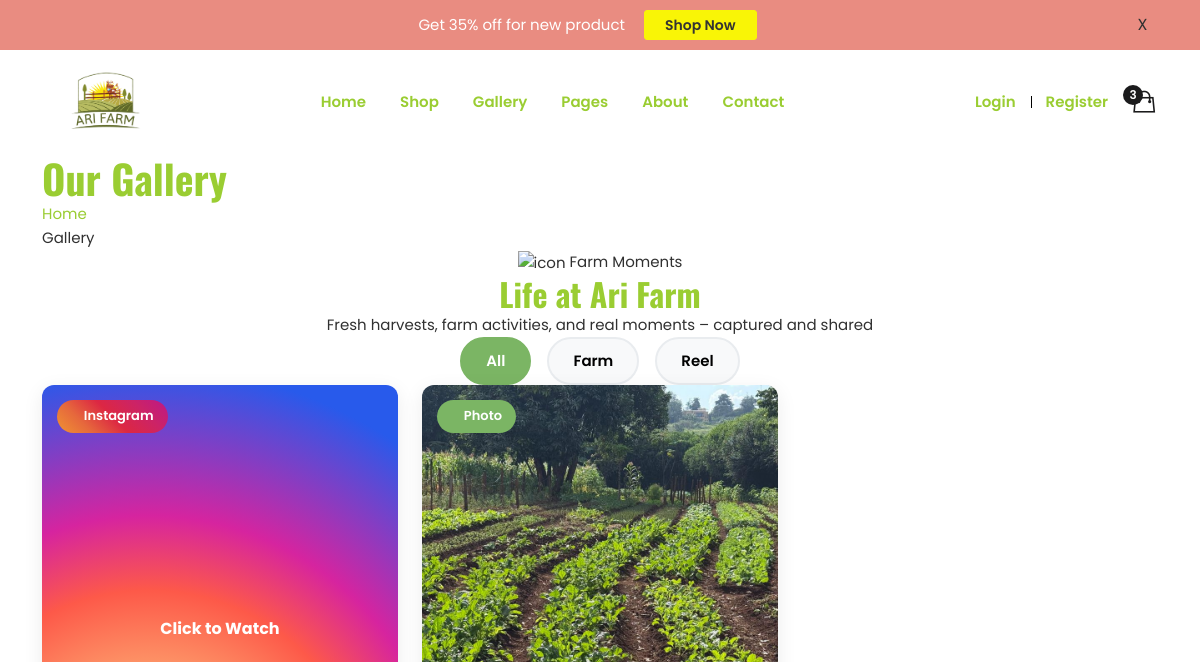
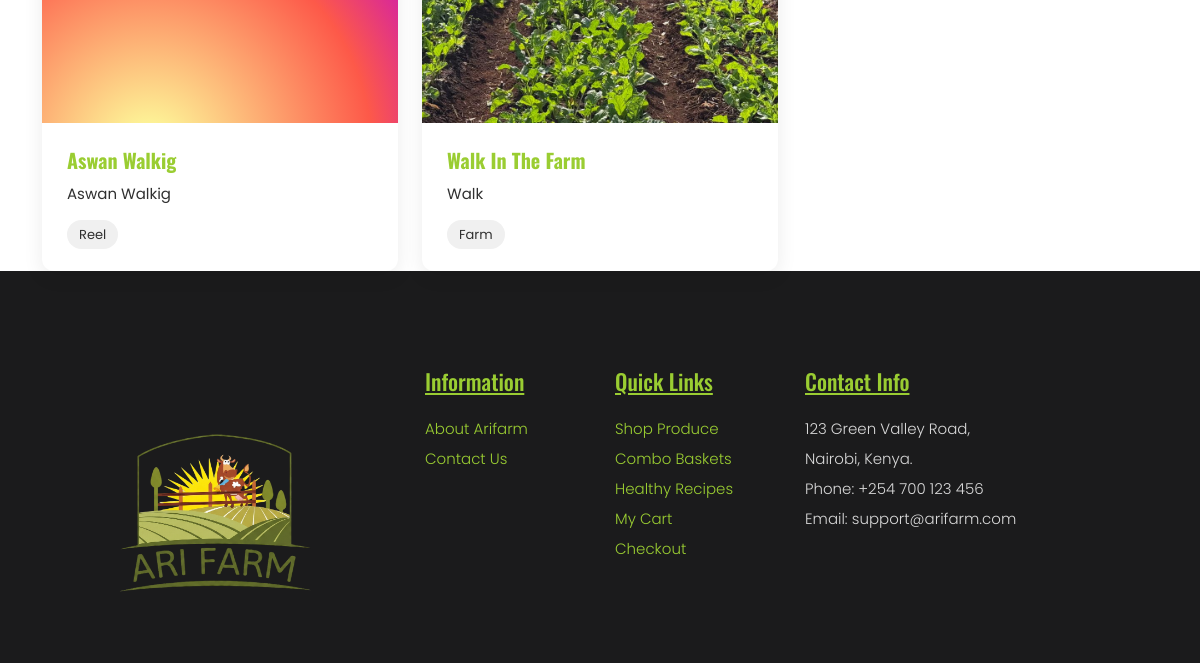
The page /gallery/ (upper part) on the database as committed earlier (2 pictures, top to bottom).
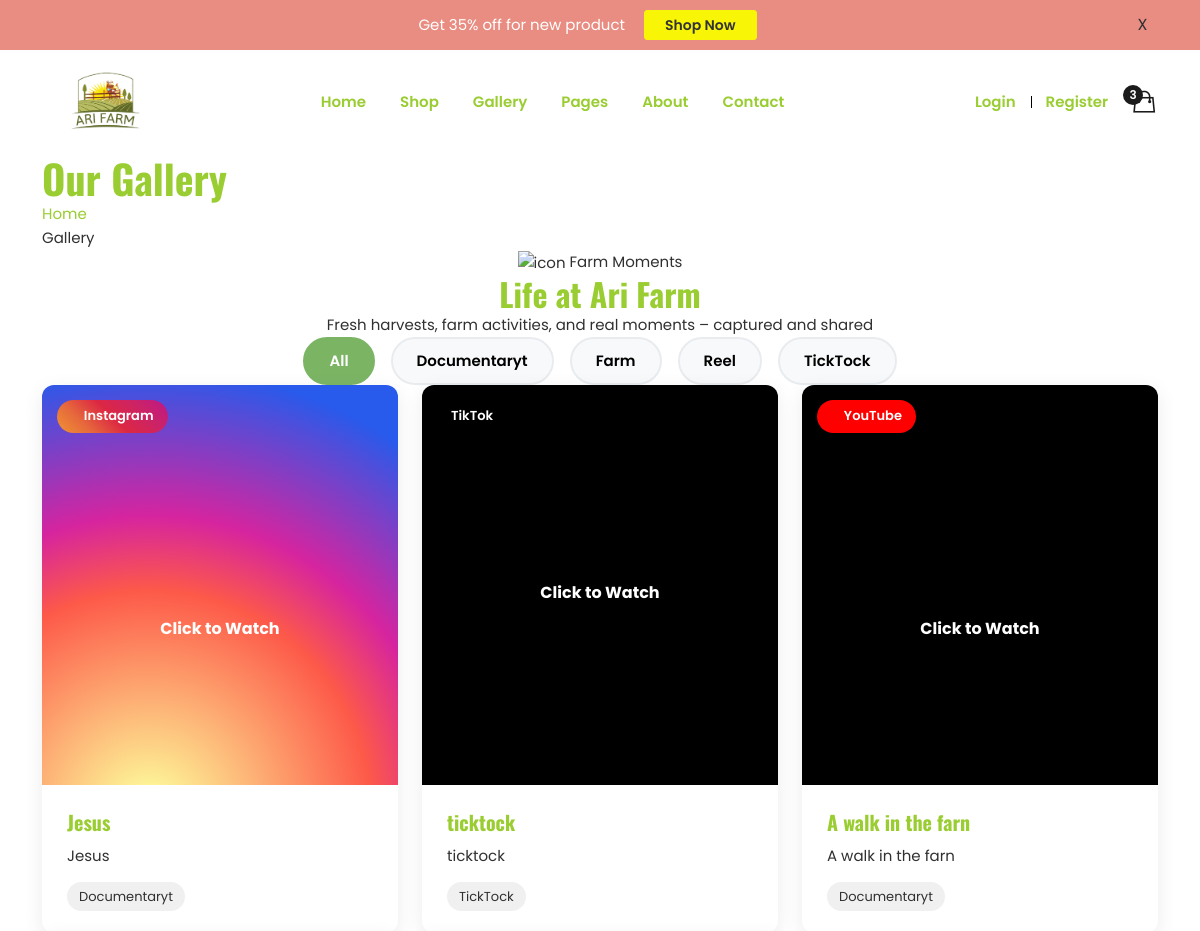
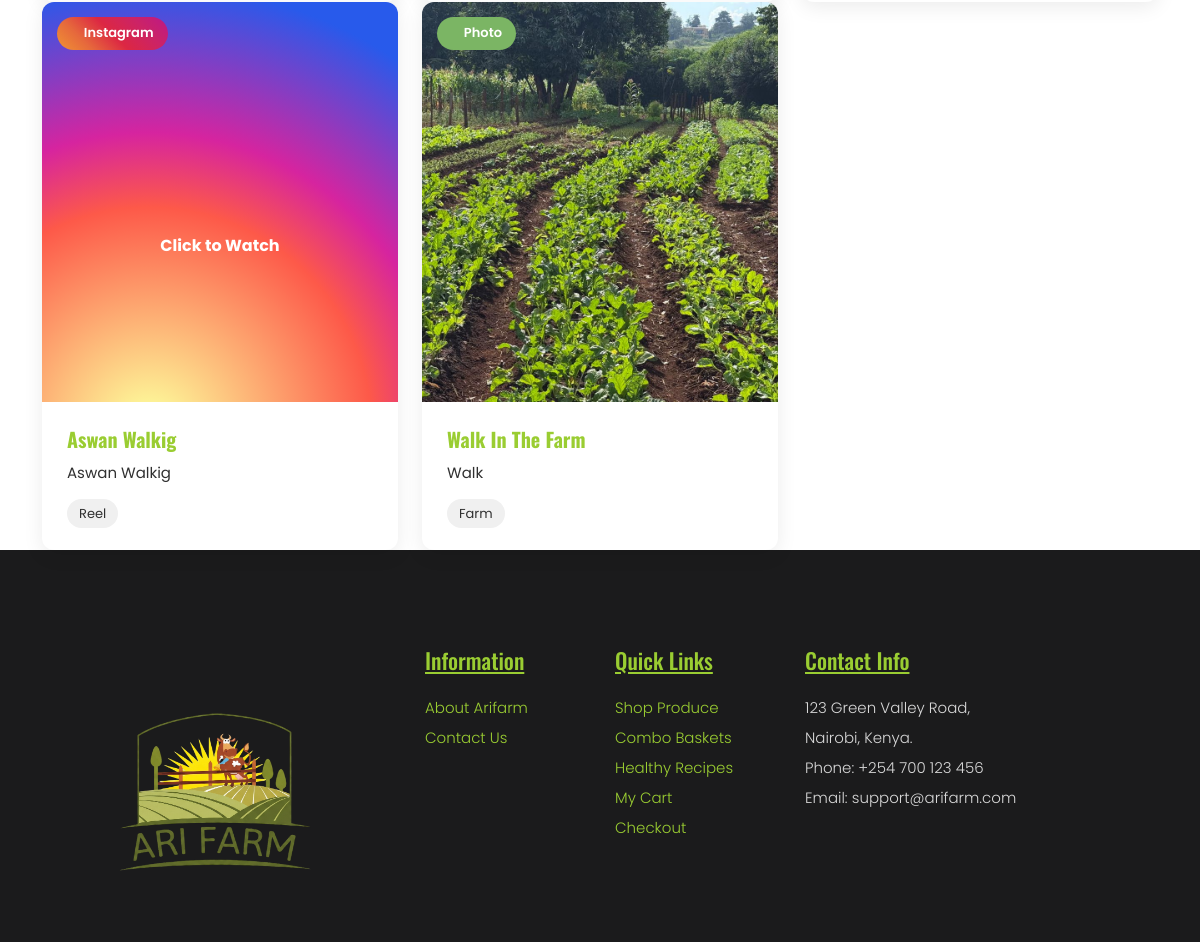
The same page on the database as committed later (2 pictures, top to bottom).
### core/models.py (models this page shows, shortened)
class GalleryCategory(models.Model):
    name = models.CharField(max_length=100)
    slug = models.SlugField(unique=True)
    order = models.PositiveIntegerField(default=0)
    class Meta:
        verbose_name_plural = "Gallery Categories"
        ordering = ['order', 'name']

class GalleryItem(models.Model):
    MEDIA_TYPES = [
        ('image', 'Farm Image (Upload)'),
        ('youtube', 'YouTube Video'),
        ('instagram', 'Instagram (Reel/Post)'),
        ('tiktok', 'TikTok Video'),
    ]
    title = models.CharField(max_length=200)
    description = models.TextField(blank=True, help_text="Short description appearing under the media")
    category = models.ForeignKey(GalleryCategory, on_delete=models.CASCADE, related_name='items')
    media_type = models.CharField(max_length=20, choices=MEDIA_TYPES, default='image')
    image = models.ImageField(upload_to='gallery/', blank=True, null=True, help_text="Upload image for Farm Image type")
    social_url = models.URLField(blank=True, null=True, help_text="Paste full YouTube, Instagram, or TikTok URL")
    is_active = models.BooleanField(default=True)
    order = models.PositiveIntegerField(default=0)
    created_at = models.DateTimeField(auto_now_add=True)
    class Meta:
        ordering = ['order', '-created_at']
    def get_thumbnail_url(self):
        if self.media_type == 'image' and self.image:
            return self.image.url
        elif self.media_type == 'youtube':
            embed_url = self.get_youtube_embed_url()
            if embed_url:
                video_id = embed_url.split('/embed/')[-1]
                return f"https://img.youtube.com/vi/{video_id}/hqdefault.jpg"
        elif self.media_type == 'instagram':
            if self.social_url:
                post_id = self.social_url.strip('/').split('/')[-1]
                return f"https://www.instagram.com/p/{post_id}/media/?size=m"
        elif self.media_type == 'tiktok':
            video_id = self.get_tiktok_id()
            if video_id:
                return f"https://www.tiktok.com/oembed/thumbnail/{video_id}"
        return None  # fallback placeholder if needed
    def get_youtube_embed_url(self):
        if not self.social_url:
            return None
        video_id = None
        if 'youtu.be' in self.social_url:
            video_id = self.social_url.split('/')[-1].split('?')[0]
        elif 'youtube.com/shorts/' in self.social_url:
            video_id = self.social_url.split('/shorts/')[-1].split('?')[0]
        elif 'youtube.com/watch' in self.social_url:
            video_id = self.social_url.split('v=')[-1].split('&')[0]
        if video_id:
            return f"https://www.youtube.com/embed/{video_id}"
        return None
    def get_instagram_embed_url(self):
        if not self.social_url:
            return None
        url = self.social_url.rstrip('/') + '/'
        return f"{url}embed"
    def get_tiktok_embed_code(self):
        video_id = self.get_tiktok_id()
        if not video_id:
            return None
        return f'''
        <blockquote class="tiktok-embed" cite="{self.social_url}" data-video-id="{video_id}" style="max-width: 605px; min-width: 325px;">
            <section> </section>
        </blockquote>
        <script async src="https://www.tiktok.com/embed.js"></script>
        '''
    def get_tiktok_id(self):
        if not self.social_url:
            return None
        try:
            return self.social_url.split('/video/')[-1].split('?')[0]
        except:
            return None

### core/views.py (the view)
# urls.py: path('gallery/', GalleryView.as_view(), name='gallery'),
class GalleryView(ListView):
    model = GalleryItem
    template_name = 'core/gallery.html'
    context_object_name = 'gallery_items'
    paginate_by = 12  # Increased for better display
    def get_queryset(self):
        return GalleryItem.objects.filter(is_active=True).select_related('category').order_by('order', '-created_at')
    def get_context_data(self, **kwargs):
        context = super().get_context_data(**kwargs)
        context['categories'] = GalleryCategory.objects.all().order_by('order', 'name')
        return context

### core/context_processors.py (called while the page is built)
def promotional_popup(request):
    popup = PromotionalPopup.get_active_popup()
    return {'promotional_popup': popup}

### core/models.py (called while the page is built)
    @staticmethod
    def get_active_popup():
        return PromotionalPopup.objects.filter(is_active=True).first()

### templates/core/gallery.html (shortened to what the changed rows need)
{% extends 'base.html' %}
{% load static %}
{% block content %}
<div class="breadcumb-wrapper" data-bg-src="{% static 'assets/img/bg/breadcumb-bg.jpg' %}">
    <div class="container">
        <div class="breadcumb-content">
            <h1 class="breadcumb-title">Our Gallery</h1>
        </div>
    </div>
</div>
<section class="space">
    <div class="container">
        <div class="title-area text-center mb-50">
            <h2 class="sec-title">Life at Ari Farm</h2>
        </div>
        <div class="gallery-filter mb-50">
            <div class="filter-nav d-flex justify-content-center flex-wrap gap-3">
                <button class="filter-btn active" data-filter="*">All</button>
                {% for category in categories %}
                <button class="filter-btn" data-filter=".cat-{{ category.slug }}">{{ category.name }}</button>
                {% endfor %}
            </div>
        </div>
        <div class="row gy-30 gallery-grid">
            {% for item in gallery_items %}
            <div class="col-xl-4 col-md-6 gallery-item cat-{{ item.category.slug }}">
                <div class="gallery-card style-hover">
                    <div class="box-img position-relative" style="cursor: pointer;">
                        {% if item.get_thumbnail_url %}
                            <img
                                src="{{ item.get_thumbnail_url }}"
                                alt="{{ item.title }}"
                                class="w-100"
                                style="height: 400px; object-fit: cover;"
                                onerror="this.style.display='none'; document.getElementById('fallback-{{ item.id }}').style.display='flex';"
                            >
                            <div id="fallback-{{ item.id }}" class="social-placeholder {{ item.media_type }}" style="display: none;">
                                <span>
                                    {% if item.media_type == 'tiktok' %} <i class="fab fa-tiktok fa-3x"></i>
                                    {% elif item.media_type == 'instagram' %} <i class="fab fa-instagram fa-3x"></i>
                                    {% else %} <i class="fas fa-play fa-3x"></i> {% endif %}
                                </span>
                                <span class="mt-3 fs-6">Click to Watch</span>
                            </div>
                        {% endif %}
                        <div class="content-type-badge {{ item.media_type }}">
                            {% if item.media_type == 'image' %}
                                <i class="fas fa-camera"></i> Photo
                            {% elif item.media_type == 'youtube' %}
                                <i class="fab fa-youtube"></i> YouTube
                            {% elif item.media_type == 'instagram' %}
                                <i class="fab fa-instagram"></i> Instagram
                            {% elif item.media_type == 'tiktok' %}
                                 TikTok
                            {% endif %}
                        </div>
                    </div>
                    <div class="box-content">
                        <h3 class="box-title">{{ item.title }}</h3>
                        {% if item.description %}
                            <p class="mb-0 text-truncate">{{ item.description }}</p>
                        {% endif %}
                        <div class="gallery-category mt-3">
                            <span class="category-tag">{{ item.category.name }}</span>
                        </div>
                    </div>
                </div>
            </div>
            {% empty %}
            <div class="col-12 text-center py-5">
                <i class="far fa-images fa-4x text-muted mb-4"></i>
                <h3>No items in gallery yet</h3>
            </div>
            {% endfor %}
        </div>
    </div>
</section>
{% endblock %}

Rows that differ between the two databases and show on the page:
added GalleryCategory: name "Documentaryt"
added GalleryCategory: name "TickTock"
added GalleryItem: media_type "instagram" (drawn), title "Jesus", description "Jesus", category.name "Documentaryt"
added GalleryItem: media_type "TikTok", title "ticktock", description "ticktock", category.name "TickTock"
added GalleryItem: media_type "youtube" (drawn), title "A walk in the farn", description "A walk in the farn", category.name "Documentaryt"
